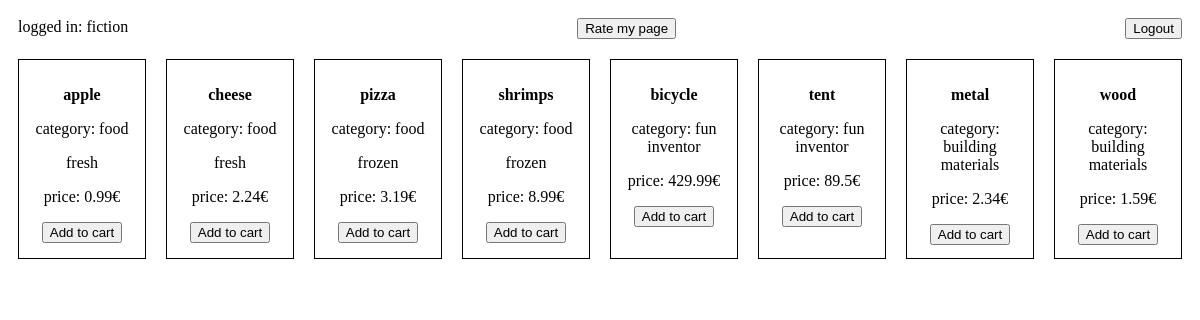
Page /index.php (signed in) on the committed database.
### tables this page shows
CREATE TABLE `items` (
  `item_id` int(11) NOT NULL,
  `name` varchar(255) NOT NULL,
  `price` float NOT NULL,
  `item_category_id` int(11) NOT NULL,
  `item_state_id` int(11) DEFAULT NULL
);

CREATE TABLE `category` (
  `category_id` float NOT NULL,
  `name` varchar(255) NOT NULL
);

CREATE TABLE `state` (
  `state_id` int(11) NOT NULL,
  `name` varchar(255) NOT NULL
);

### index.php (the view, shortened to what this page needs)
<?php
require_once 'config.php';
$sql_items = "SELECT items.item_id,items.name ,category.name as category,state.name AS state,items.price
FROM items
LEFT JOIN category ON items.item_category_id=category.category_id
LEFT join state ON items.item_state_id=state.state_id";
$result_items = mysqli_query($link, $sql_items);
function renderList($result_items){
    while($row = mysqli_fetch_array($result_items, MYSQLI_ASSOC)){
    echo "<div class='card'>";
    echo '<div>';
    echo "<p><strong>".$row["name"]."</strong></p>";
    echo "<p> category: ".$row["category"]."</p>";
    if (!empty($row["state"])){
        echo "<p>".$row["state"]."</p>";
        }
    echo "<p>price: ".$row["price"]."\xE2\x82\xAc </p>";
    echo '</div>';
    echo "<div><form action='index.php' method='get'>"
    . "<input type='submit' name='input_cart' value='Add to cart'>"
    . "<input type='hidden' name='added' value='".$row["item_id"]."'></form></div>";
    echo "</div>";
}}
$sql_avg = "SELECT * FROM ratings";
$sql_avg_set = mysqli_query($link,$sql_avg);
function printRate($a){
   $row = mysqli_fetch_array($a, MYSQLI_ASSOC);
if(!empty($row['user_id'])){
        echo "<div class='rate'>Ratings average: ".$row['rating_avg']."</div>";
    }else {
        echo '<button><a href="testpage.php">Rate my page</a></button>';
    }
}
?>
<!DOCTYPE html>
<html>
<head>
</head>
<body>
    <nav>
        <div><?php echo "logged in: ".$_COOKIE["type"]; ?></div>
        <?php printRate($sql_avg_set)?>
        <div>
        <button><a href="logout.php">Logout</a></button>
        </div>
    </nav>
    <main>
        <?php renderList($result_items);?>
    </main>
</body>
</html>

### index.php (style rules this page uses)
nav { text-align: right;padding: 10px;display: flex;justify-content: space-between; }
a { text-decoration: none; color: black; }
main { display: flex; }
.card { box-sizing: border-box;text-align: center;border: 1px solid black;margin: 10px;padding: 10px; width: 150px; height: 200px; display: flex;flex-direction: column }

### rows in the picture
items: name "apple", category.name "food", state.name "fresh", price "0.99", value "€"
items: name "cheese", category.name "food", state.name "fresh", price "2.24", value "€"
items: name "pizza", category.name "food", state.name "frozen", price "3.19", value "€"
items: name "shrimps", category.name "food", state.name "frozen", price "8.99", value "€"
items: name "bicycle", category.name "fun inventor", price "429.99", value "€"
items: name "tent", category.name "fun inventor", price "89.5", value "€"
items: name "metal", category.name "building materials", price "2.34", value "€"
items: name "wood", category.name "building materials", price "1.59", value "€"

### other values in the picture
$_COOKIE["type"] "fiction"
